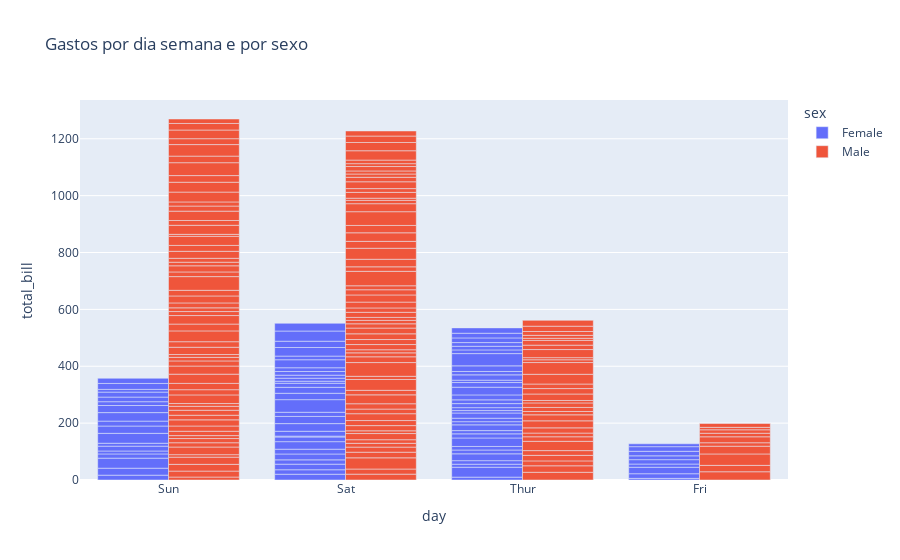

Notebook code cell kept with this figure:
### Markdown cell above
### Grafico Barras

### Code cell
import plotly.express as px

#Carragamento Data
df = px.data.tips()
#Criação do gráfico
fig = px.bar(df, x='day', y='total_bill', color='sex', barmode='group',title="Gastos por dia semana e por sexo") 
fig.show()

### Figure 1 — Plotly figure (JSON) as saved in the notebook; plotly's stock layout.template omitted (floating-point values rounded to 4 significant figures; data arrays with more than 128 entries replaced by an {"elided": "..."} marker saying what was removed)
{"data": [{"alignmentgroup": "True", "hovertemplate": "sex=Female<br>day=%{x}<br>total_bill=%{y}<extra></extra>", "legendgroup": "Female", "marker": {"color": "#636efa", "pattern": {"shape": ""}}, "name": "Female", "offsetgroup": "Female", "orientation": "v", "showlegend": true, "textposition": "auto", "type": "bar", "x": ["Sun", "Sun", "Sun", "Sun", "Sun", "Sun", "Sat", "Sat", "Sat", "Sat", "Sat", "Sat", "Sun", "Sun", "Sat", "Sat", "Sat", "Sat", "Sat", "Sat", "Sat", "Thur", "Thur", "Fri", "Fri", "Fri", "Fri", "Fri", "Sat", "Sat", "Sat", "Sat", "Sat", "Sun", "Sun", "Thur", "Thur", "Thur", "Thur", "Thur", "Thur", "Thur", "Thur", "Thur", "Thur", "Thur", "Thur", "Thur", "Thur", "Thur", "Thur", "Thur", "Thur", "Thur", "Thur", "Thur", "Thur", "Sun", "Sun", "Sun", "Sun", "Sun", "Sat", "Sat", "Sun", "Sun", "Sun", "Thur", "Thur", "Thur", "Thur", "Thur", "Thur", "Thur", "Sat", "Sat", "Sat", "Sat", "Sat", "Fri", "Fri", "Fri", "Fri", "Sat", "Sat", "Sat", "Thur"], "xaxis": "x", "y": [16.99, 24.59, 35.26, 14.83, 10.33, 16.97, 20.29, 15.77, 19.65, 15.06, 20.69, 16.93, 10.29, 34.81, 26.41, 16.45, 3.07, 17.07, 26.86, 25.28, 14.73, 10.07, 34.83, 5.75, 16.32, 22.75, 11.35, 15.38, 44.3, 22.42, 20.92, 14.31, 7.25, 25.71, 17.31, 10.65, 12.43, 24.08, 13.42, 12.48, 29.8, 14.52, 11.38, 20.27, 11.17, 12.26, 18.26, 8.51, 10.33, 14.15, 13.16, 17.47, 27.05, 16.43, 8.35, 18.64, 11.87, 29.85, 25.0, 13.39, 16.21, 17.51, 10.59, 10.63, 9.6, 20.9, 18.15, 19.81, 43.11, 13.0, 12.74, 13.0, 16.4, 16.47, 12.76, 13.27, 28.17, 12.9, 30.14, 13.42, 15.98, 16.27, 10.09, 22.12, 35.83, 27.18, 18.78], "yaxis": "y"}, {"alignmentgroup": "True", "hovertemplate": "sex=Male<br>day=%{x}<br>total_bill=%{y}<extra></extra>", "legendgroup": "Male", "marker": {"color": "#EF553B", "pattern": {"shape": ""}}, "name": "Male", "offsetgroup": "Male", "orientation": "v", "showlegend": true, "textposition": "auto", "type": "bar", "x": {"elided": "157 str values"}, "xaxis": "x", "y": {"elided": "157 float values"}, "yaxis": "y"}], "layout": {"barmode": "group", "legend": {"title": {"text": "sex"}, "tracegroupgap": 0}, "title": {"text": "Gastos por dia semana e por sexo"}, "xaxis": {"anchor": "y", "domain": [0, 1], "title": {"text": "day"}}, "yaxis": {"anchor": "x", "domain": [0, 1], "title": {"text": "total_bill"}}}}
